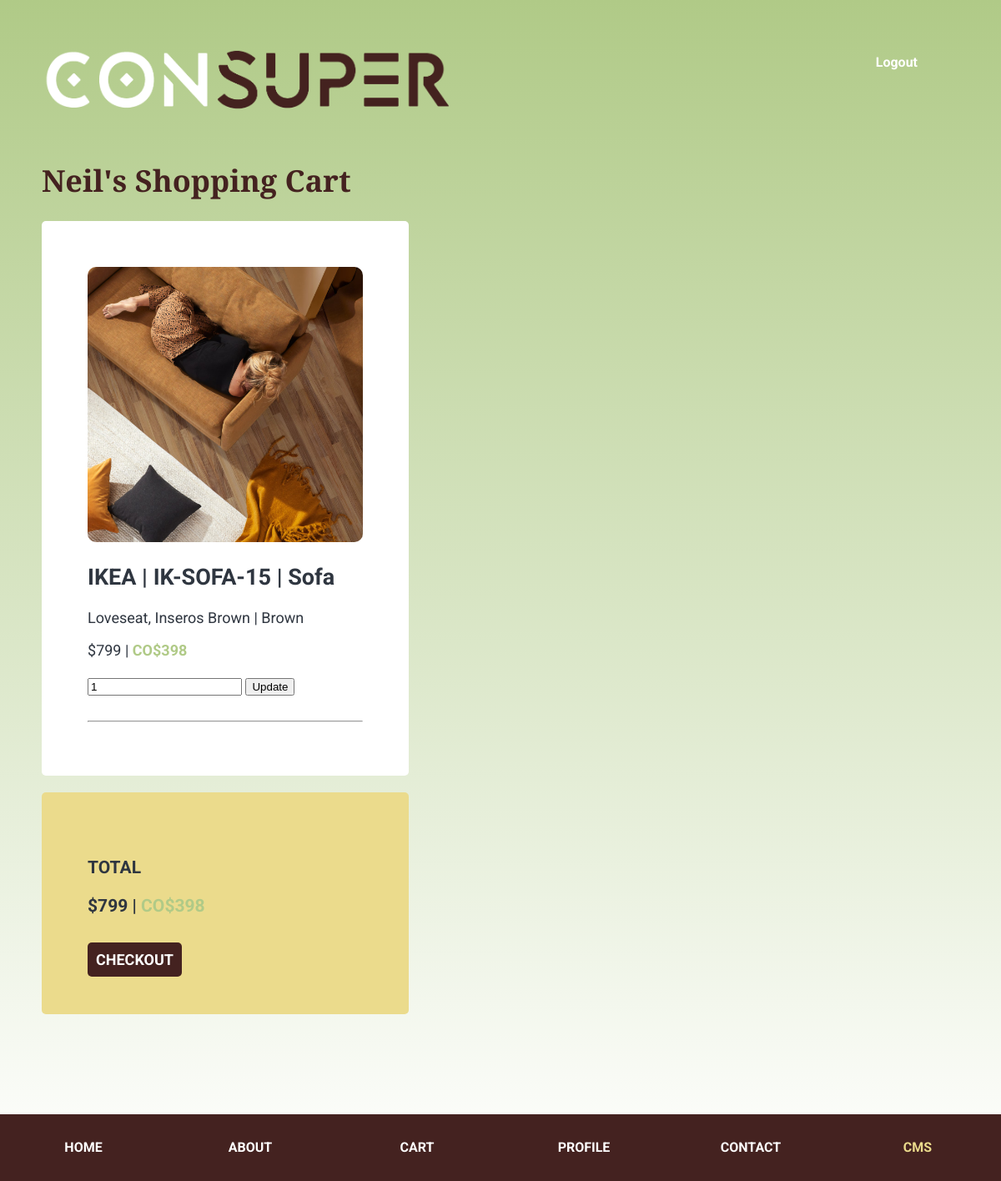
/orders/order.php?orderId=5 (signed in), run on the app's committed database.
### tables this page shows
CREATE TABLE `person` (
  `personId` int(11) NOT NULL,
  `fName` varchar(30) NOT NULL,
  `lName` varchar(30) NOT NULL,
  `email` varchar(30) NOT NULL,
  `password` varchar(30) NOT NULL,
  `userId` int(11) NOT NULL,
  `timeStamp` datetime NOT NULL
);

CREATE TABLE `product` (
  `productId` int(11) NOT NULL,
  `categoryId` int(11) NOT NULL,
  `subCategoryId` int(11) NOT NULL,
  `pBrand` varchar(300) NOT NULL,
  `pName` text NOT NULL,
  `pModel` varchar(30) NOT NULL,
  `pCapacity` text NOT NULL,
  `pColor` varchar(30) NOT NULL,
  `price` int(11) NOT NULL,
  `cPrice1` int(11) NOT NULL,
  `cPrice2` int(11) NOT NULL,
  `cPrice3` int(11) NOT NULL,
  `cPrice4` int(11) NOT NULL,
  `cPriceT` int(11) NOT NULL,
  `likes` int(11) NOT NULL,
  `preview` text NOT NULL,
  `description` text NOT NULL,
  `featured1` tinyint(1) NOT NULL,
  `featured2` tinyint(1) NOT NULL,
  `featured3` tinyint(1) NOT NULL,
  `iFileName` varchar(100) NOT NULL,
  `timeStamp` timestamp NOT NULL DEFAULT current_timestamp() ON UPDATE current_timestamp()
);

### orders/order.php (the view, shortened to what this page needs)
<?php
    $orderId= $_GET["orderId"];
    include('../includes/db-config.php');
    $stmt = $pdo->prepare("SELECT * FROM ((`order-person`
    INNER JOIN `person` ON `order-person`.`personId` = `person`.`personId`)
    INNER JOIN `order` ON `order-person`.`orderId` = `order`.`orderId`)
    WHERE `order`.`orderId` = '$orderId' AND `order`.`paid` = 0;");
    $stmt->execute();
    $row = $stmt->fetch(PDO::FETCH_ASSOC);
?>
<!DOCTYPE html>
<html>
    <head>
        <link rel="stylesheet" href="../css/main.css">
    </head>
    <body>
        <?php include("../includes/2ndlevel-header.php"); ?>
        <main>
            <h1><?php echo($row["fName"]);?>'s Shopping Cart</h1>
            <section id="check">
                <?php $stmt = $pdo->prepare("SELECT * FROM ((`order-person`
                        INNER JOIN `product` ON `order-person`.`productId` = `product`.`productId`)
                        INNER JOIN `order` ON `order-person`.`orderId` = `order`.`orderId`)
                        WHERE `order`.`orderId` = '$orderId' AND `order`.`paid` = 0;");
                $stmt->execute();
                $tPrice = 0;
                $tCPTotal = 0;
                while ($row = $stmt->fetch(PDO::FETCH_ASSOC)) {
                    if($row["quantity"]==0){}
                    else{
                    $cPTotal = $row["cPrice1"] + $row["cPrice2"] + $row["cPrice3"] + $row["cPrice4"];
                    $tPrice += $row["quantity"]*$row["price"];
                    $tCPTotal += $row["quantity"]*$cPTotal;   ?>
                    <section>
                    <div>
                    <a href="../products/product.php?productId=<?php echo($row["productId"]); ?>"><img src="../products/img/<?php echo ($row["iFileName"]); ?>"/></a>
                    <h2><a href="../products/product.php?productId=<?php echo($row["productId"]); ?>"><?php echo($row["pBrand"]); ?> | <?php echo($row["pModel"]); ?> | <?php echo($row["pName"]); ?></a></h2>
                    <p><?php echo($row["pCapacity"]); ?> | <?php echo($row["pColor"]); ?>  </p>
                    <span>$<?php echo($row["price"]); ?> | </span>
                    <span  class="green">CO$<?php echo($cPTotal); ?></span> </div></br>
                    <form class="eForm" action ="process.php" method="POST">
                    <input type="text" name= "quantity" value="<?php echo($row["quantity"]); ?>" required/>
                    <input type= "submit" value="Update">
                    </form> </br> <hr>
                    </section>
                <?php } } ?>
                <section class="checkout" style="background-color:#ebdb8c">
                <h3>TOTAL</h3>
                <h3><span>$<?php echo($tPrice); ?> | <span class="green">CO$<?php echo($tCPTotal); ?></span> </span></h3> </br>
                <a  href="checkout.php?orderId=<?php echo("$orderId")?>">CHECKOUT</a>
            </section>
            </section>
        </main>
        <?php include("../includes/2ndlevel-footer-cart.php"); ?>
    </body>
</html>

### css/main.css (style rules this page uses)
html { position: relative; }
body { position: relative; box-sizing: border-box; background-size: cover; background-repeat: no-repeat; background-attachment:fixed; background-image: linear-gradient(to bottom, #b0ca87 , white); font-family:"roboto"; color: #2f3640; margin: 0 30px; padding:0; }
@media screen and (min-width: 768px) { body { margin: 0 50px; } }
main { position: relative; box-sizing: border-box; width:100%; font-size:18px; }
main { margin-top:50px; margin-bottom:200px }
section { margin-top:20px; }
a:link { text-decoration: none; color:inherit; }
h1 { font-family: "Merriweather Sans"; color:#442220; }
img { border-radius:10px; }
.green { color: #b0ca87; font-weight: bold; }
#check section { background-color:white; border-radius: 5px; padding:5%; }
@media screen and (min-width: 768px) { #check section { width:30% } }
#check img { width:100% }
.checkout a { padding:10px; background-color: #442220; color:white; text-align: center; border-radius: 5px; font-weight:bold; }

### data on the page
person: fName "Neil"
order-person: productId.iFileName (picture), productId.pBrand "IKEA", productId.pModel "IK-SOFA-15", productId.pName "Sofa", productId.pCapacity "Loveseat, Inseros Brown", productId.pColor "Brown", productId.price "799", productId.cPrice4 "398", quantity "1"

### other printed values
$tPrice "799"
$tCPTotal "398"
